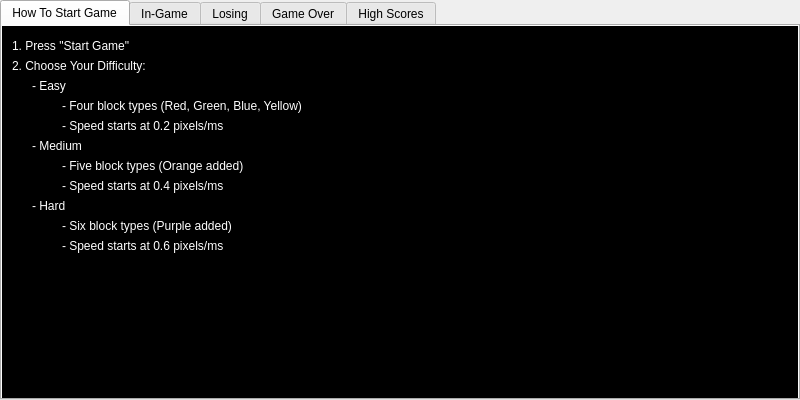
<?xml version="1.0" encoding="UTF-8"?>
<ui version="4.0">
 <class>HowToPlay</class>
 <widget class="QTabWidget" name="HowToPlay">
  <property name="geometry">
   <rect>
    <x>0</x>
    <y>0</y>
    <width>800</width>
    <height>400</height>
   </rect>
  </property>
  <property name="sizePolicy">
   <sizepolicy hsizetype="Expanding" vsizetype="Expanding">
    <horstretch>3</horstretch>
    <verstretch>4</verstretch>
   </sizepolicy>
  </property>
  <property name="windowTitle">
   <string>How To Play</string>
  </property>
  <property name="styleSheet">
   <string notr="true"/>
  </property>
  <property name="currentIndex">
   <number>0</number>
  </property>
  <widget class="QWidget" name="start_game_tab">
   <property name="styleSheet">
    <string notr="true">background-color: rgb(0, 0, 0);</string>
   </property>
   <attribute name="title">
    <string>How To Start Game</string>
   </attribute>
   <widget class="QLabel" name="instruction_1">
    <property name="geometry">
     <rect>
      <x>10</x>
      <y>10</y>
      <width>561</width>
      <height>20</height>
     </rect>
    </property>
    <property name="styleSheet">
     <string notr="true">color: rgb(255, 255, 255);
font: 8pt &quot;Press Start K&quot;;</string>
    </property>
    <property name="text">
     <string>1. Press &quot;Start Game&quot;</string>
    </property>
   </widget>
   <widget class="QLabel" name="instruction_2">
    <property name="geometry">
     <rect>
      <x>10</x>
      <y>30</y>
      <width>571</width>
      <height>20</height>
     </rect>
    </property>
    <property name="styleSheet">
     <string notr="true">color: rgb(255, 255, 255);
font: 8pt &quot;Press Start K&quot;;</string>
    </property>
    <property name="text">
     <string>2. Choose Your Difficulty:</string>
    </property>
   </widget>
   <widget class="QLabel" name="easy_instruction1">
    <property name="geometry">
     <rect>
      <x>30</x>
      <y>50</y>
      <width>551</width>
      <height>20</height>
     </rect>
    </property>
    <property name="styleSheet">
     <string notr="true">color: rgb(255, 255, 255);
font: 8pt &quot;Press Start K&quot;;</string>
    </property>
    <property name="text">
     <string>- Easy</string>
    </property>
   </widget>
   <widget class="QLabel" name="easy_instruction_2">
    <property name="geometry">
     <rect>
      <x>60</x>
      <y>70</y>
      <width>521</width>
      <height>20</height>
     </rect>
    </property>
    <property name="styleSheet">
     <string notr="true">color: rgb(255, 255, 255);
font: 8pt &quot;Press Start K&quot;;</string>
    </property>
    <property name="text">
     <string>- Four block types (Red, Green, Blue, Yellow)</string>
    </property>
   </widget>
   <widget class="QLabel" name="easy_instruction_3">
    <property name="geometry">
     <rect>
      <x>60</x>
      <y>90</y>
      <width>521</width>
      <height>20</height>
     </rect>
    </property>
    <property name="styleSheet">
     <string notr="true">color: rgb(255, 255, 255);
font: 8pt &quot;Press Start K&quot;;</string>
    </property>
    <property name="text">
     <string>- Speed starts at 0.2 pixels/ms</string>
    </property>
   </widget>
   <widget class="QLabel" name="medium_instruction_3">
    <property name="geometry">
     <rect>
      <x>60</x>
      <y>150</y>
      <width>531</width>
      <height>20</height>
     </rect>
    </property>
    <property name="styleSheet">
     <string notr="true">color: rgb(255, 255, 255);
font: 8pt &quot;Press Start K&quot;;</string>
    </property>
    <property name="text">
     <string>- Speed starts at 0.4 pixels/ms</string>
    </property>
   </widget>
   <widget class="QLabel" name="medium_instruction_2">
    <property name="geometry">
     <rect>
      <x>60</x>
      <y>130</y>
      <width>531</width>
      <height>20</height>
     </rect>
    </property>
    <property name="styleSheet">
     <string notr="true">color: rgb(255, 255, 255);
font: 8pt &quot;Press Start K&quot;;</string>
    </property>
    <property name="text">
     <string>- Five block types (Orange added)</string>
    </property>
   </widget>
   <widget class="QLabel" name="medium_instruction_1">
    <property name="geometry">
     <rect>
      <x>30</x>
      <y>110</y>
      <width>561</width>
      <height>20</height>
     </rect>
    </property>
    <property name="styleSheet">
     <string notr="true">color: rgb(255, 255, 255);
font: 8pt &quot;Press Start K&quot;;</string>
    </property>
    <property name="text">
     <string>- Medium</string>
    </property>
   </widget>
   <widget class="QLabel" name="medium_instruction_4">
    <property name="geometry">
     <rect>
      <x>60</x>
      <y>210</y>
      <width>531</width>
      <height>20</height>
     </rect>
    </property>
    <property name="styleSheet">
     <string notr="true">color: rgb(255, 255, 255);
font: 8pt &quot;Press Start K&quot;;</string>
    </property>
    <property name="text">
     <string>- Speed starts at 0.6 pixels/ms</string>
    </property>
   </widget>
   <widget class="QLabel" name="medium_instruction_5">
    <property name="geometry">
     <rect>
      <x>30</x>
      <y>170</y>
      <width>561</width>
      <height>20</height>
     </rect>
    </property>
    <property name="styleSheet">
     <string notr="true">color: rgb(255, 255, 255);
font: 8pt &quot;Press Start K&quot;;</string>
    </property>
    <property name="text">
     <string>- Hard</string>
    </property>
   </widget>
   <widget class="QLabel" name="medium_instruction_6">
    <property name="geometry">
     <rect>
      <x>60</x>
      <y>190</y>
      <width>531</width>
      <height>20</height>
     </rect>
    </property>
    <property name="styleSheet">
     <string notr="true">color: rgb(255, 255, 255);
font: 8pt &quot;Press Start K&quot;;</string>
    </property>
    <property name="text">
     <string>- Six block types (Purple added)</string>
    </property>
   </widget>
   <widget class="QLabel" name="blocks_label">
    <property name="geometry">
     <rect>
      <x>430</x>
      <y>240</y>
      <width>171</width>
      <height>41</height>
     </rect>
    </property>
    <property name="text">
     <string/>
    </property>
    <property name="pixmap">
     <pixmap resource="gameresources.qrc">:/blocks/_pieces.png</pixmap>
    </property>
    <property name="scaledContents">
     <bool>false</bool>
    </property>
   </widget>
  </widget>
  <widget class="QWidget" name="in_game_tab">
   <property name="styleSheet">
    <string notr="true">background-color: rgb(0, 0, 0);</string>
   </property>
   <attribute name="title">
    <string>In-Game</string>
   </attribute>
   <widget class="QLabel" name="label">
    <property name="geometry">
     <rect>
      <x>580</x>
      <y>220</y>
      <width>200</width>
      <height>150</height>
     </rect>
    </property>
    <property name="text">
     <string/>
    </property>
    <property name="pixmap">
     <pixmap resource="gameresources.qrc">:/screenshots/ingame.png</pixmap>
    </property>
    <property name="scaledContents">
     <bool>true</bool>
    </property>
   </widget>
   <widget class="QLabel" name="instruction_3">
    <property name="geometry">
     <rect>
      <x>10</x>
      <y>50</y>
      <width>761</width>
      <height>20</height>
     </rect>
    </property>
    <property name="styleSheet">
     <string notr="true">color: rgb(255, 255, 255);
font: 8pt &quot;Press Start K&quot;;</string>
    </property>
    <property name="text">
     <string>- You can move the player cursor Up-Down-Left-Right w/ the arrow keys.</string>
    </property>
   </widget>
   <widget class="QLabel" name="instruction_4">
    <property name="geometry">
     <rect>
      <x>10</x>
      <y>70</y>
      <width>761</width>
      <height>20</height>
     </rect>
    </property>
    <property name="styleSheet">
     <string notr="true">color: rgb(255, 255, 255);
font: 8pt &quot;Press Start K&quot;;</string>
    </property>
    <property name="text">
     <string>- Swap two blocks by pressing spacebar.</string>
    </property>
   </widget>
   <widget class="QLabel" name="instruction_5">
    <property name="geometry">
     <rect>
      <x>10</x>
      <y>90</y>
      <width>761</width>
      <height>20</height>
     </rect>
    </property>
    <property name="styleSheet">
     <string notr="true">color: rgb(255, 255, 255);
font: 8pt &quot;Press Start K&quot;;</string>
    </property>
    <property name="text">
     <string>- Line up three or more blocks of the same type</string>
    </property>
   </widget>
   <widget class="QLabel" name="instruction_6">
    <property name="geometry">
     <rect>
      <x>10</x>
      <y>110</y>
      <width>761</width>
      <height>20</height>
     </rect>
    </property>
    <property name="styleSheet">
     <string notr="true">color: rgb(255, 255, 255);
font: 8pt &quot;Press Start K&quot;;</string>
    </property>
    <property name="text">
     <string>vertically or horizontally to create a match.</string>
    </property>
   </widget>
   <widget class="QLabel" name="instruction_7">
    <property name="geometry">
     <rect>
      <x>10</x>
      <y>130</y>
      <width>761</width>
      <height>20</height>
     </rect>
    </property>
    <property name="styleSheet">
     <string notr="true">color: rgb(255, 255, 255);
font: 8pt &quot;Press Start K&quot;;</string>
    </property>
    <property name="text">
     <string>- Each block in a match adds one point to score count.</string>
    </property>
   </widget>
   <widget class="QLabel" name="instruction_8">
    <property name="geometry">
     <rect>
      <x>10</x>
      <y>150</y>
      <width>761</width>
      <height>20</height>
     </rect>
    </property>
    <property name="styleSheet">
     <string notr="true">color: rgb(255, 255, 255);
font: 8pt &quot;Press Start K&quot;;</string>
    </property>
    <property name="text">
     <string>- If you manage to get both a vertical and horizontal match of </string>
    </property>
   </widget>
   <widget class="QLabel" name="instruction_9">
    <property name="geometry">
     <rect>
      <x>10</x>
      <y>170</y>
      <width>761</width>
      <height>20</height>
     </rect>
    </property>
    <property name="styleSheet">
     <string notr="true">color: rgb(255, 255, 255);
font: 8pt &quot;Press Start K&quot;;</string>
    </property>
    <property name="text">
     <string>the same type at the same time you attain a special match. </string>
    </property>
   </widget>
   <widget class="QLabel" name="instruction_10">
    <property name="geometry">
     <rect>
      <x>10</x>
      <y>190</y>
      <width>761</width>
      <height>20</height>
     </rect>
    </property>
    <property name="styleSheet">
     <string notr="true">color: rgb(255, 255, 255);
font: 8pt &quot;Press Start K&quot;;</string>
    </property>
    <property name="text">
     <string>- Each block in a special match is worth two points.</string>
    </property>
   </widget>
   <widget class="QLabel" name="instruction_11">
    <property name="geometry">
     <rect>
      <x>10</x>
      <y>30</y>
      <width>761</width>
      <height>20</height>
     </rect>
    </property>
    <property name="styleSheet">
     <string notr="true">color: rgb(255, 255, 255);
font: 8pt &quot;Press Start K&quot;;</string>
    </property>
    <property name="text">
     <string>- Once the game starts, stacks of blocks will move up the screen.</string>
    </property>
   </widget>
   <widget class="QLabel" name="instruction_12">
    <property name="geometry">
     <rect>
      <x>10</x>
      <y>10</y>
      <width>761</width>
      <height>20</height>
     </rect>
    </property>
    <property name="styleSheet">
     <string notr="true">color: rgb(255, 255, 255);
font: 8pt &quot;Press Start K&quot;;</string>
    </property>
    <property name="text">
     <string>- The game begins with a countdown starting from 5.</string>
    </property>
   </widget>
  </widget>
  <widget class="QWidget" name="losing_tab">
   <property name="styleSheet">
    <string notr="true">background-color: rgb(0, 0, 0);</string>
   </property>
   <attribute name="title">
    <string>Losing</string>
   </attribute>
   <widget class="QLabel" name="label_2">
    <property name="geometry">
     <rect>
      <x>10</x>
      <y>10</y>
      <width>781</width>
      <height>16</height>
     </rect>
    </property>
    <property name="styleSheet">
     <string notr="true">color: rgb(255, 255, 255);
font: 8pt &quot;Press Start K&quot;;</string>
    </property>
    <property name="text">
     <string>- You begin to lose the game when the tallest stack of blocks</string>
    </property>
   </widget>
   <widget class="QLabel" name="label_3">
    <property name="geometry">
     <rect>
      <x>10</x>
      <y>70</y>
      <width>781</width>
      <height>16</height>
     </rect>
    </property>
    <property name="styleSheet">
     <string notr="true">color: rgb(255, 255, 255);
font: 8pt &quot;Press Start K&quot;;</string>
    </property>
    <property name="text">
     <string>message stating you are losing and an alarm noise playing.</string>
    </property>
   </widget>
   <widget class="QLabel" name="label_4">
    <property name="geometry">
     <rect>
      <x>10</x>
      <y>110</y>
      <width>781</width>
      <height>16</height>
     </rect>
    </property>
    <property name="styleSheet">
     <string notr="true">color: rgb(255, 255, 255);
font: 8pt &quot;Press Start K&quot;;</string>
    </property>
    <property name="text">
     <string>enough blocks in order to make the topmost stack no longer touch the</string>
    </property>
   </widget>
   <widget class="QLabel" name="label_5">
    <property name="geometry">
     <rect>
      <x>10</x>
      <y>130</y>
      <width>781</width>
      <height>16</height>
     </rect>
    </property>
    <property name="styleSheet">
     <string notr="true">color: rgb(255, 255, 255);
font: 8pt &quot;Press Start K&quot;;</string>
    </property>
    <property name="text">
     <string>top of the game screen. Once you do this, you will no longer be losing,</string>
    </property>
   </widget>
   <widget class="QLabel" name="label_6">
    <property name="geometry">
     <rect>
      <x>10</x>
      <y>150</y>
      <width>781</width>
      <height>16</height>
     </rect>
    </property>
    <property name="styleSheet">
     <string notr="true">color: rgb(255, 255, 255);
font: 8pt &quot;Press Start K&quot;;</string>
    </property>
    <property name="text">
     <string>the countdown will disappear, and the noise will stop playing. </string>
    </property>
   </widget>
   <widget class="QLabel" name="label_7">
    <property name="geometry">
     <rect>
      <x>10</x>
      <y>170</y>
      <width>781</width>
      <height>16</height>
     </rect>
    </property>
    <property name="styleSheet">
     <string notr="true">color: rgb(255, 255, 255);
font: 8pt &quot;Press Start K&quot;;</string>
    </property>
    <property name="text">
     <string>- If the countdown finishes before you can swap and match enough blocks, </string>
    </property>
   </widget>
   <widget class="QLabel" name="label_8">
    <property name="geometry">
     <rect>
      <x>10</x>
      <y>210</y>
      <width>781</width>
      <height>16</height>
     </rect>
    </property>
    <property name="styleSheet">
     <string notr="true">color: rgb(255, 255, 255);
font: 8pt &quot;Press Start K&quot;;</string>
    </property>
    <property name="text">
     <string>the game over screen.</string>
    </property>
   </widget>
   <widget class="QLabel" name="label_9">
    <property name="geometry">
     <rect>
      <x>590</x>
      <y>220</y>
      <width>200</width>
      <height>150</height>
     </rect>
    </property>
    <property name="text">
     <string/>
    </property>
    <property name="pixmap">
     <pixmap resource="gameresources.qrc">:/screenshots/losing.png</pixmap>
    </property>
    <property name="scaledContents">
     <bool>true</bool>
    </property>
   </widget>
   <widget class="QLabel" name="label_10">
    <property name="geometry">
     <rect>
      <x>10</x>
      <y>190</y>
      <width>781</width>
      <height>16</height>
     </rect>
    </property>
    <property name="styleSheet">
     <string notr="true">color: rgb(255, 255, 255);
font: 8pt &quot;Press Start K&quot;;</string>
    </property>
    <property name="text">
     <string>you will lose the game and be taken to </string>
    </property>
   </widget>
   <widget class="QLabel" name="label_11">
    <property name="geometry">
     <rect>
      <x>10</x>
      <y>30</y>
      <width>781</width>
      <height>16</height>
     </rect>
    </property>
    <property name="styleSheet">
     <string notr="true">color: rgb(255, 255, 255);
font: 8pt &quot;Press Start K&quot;;</string>
    </property>
    <property name="text">
     <string>hits the top of the game screen.</string>
    </property>
   </widget>
   <widget class="QLabel" name="label_12">
    <property name="geometry">
     <rect>
      <x>10</x>
      <y>50</y>
      <width>781</width>
      <height>16</height>
     </rect>
    </property>
    <property name="styleSheet">
     <string notr="true">color: rgb(255, 255, 255);
font: 8pt &quot;Press Start K&quot;;</string>
    </property>
    <property name="text">
     <string>- A countdown clock of five seconds appears along with a </string>
    </property>
   </widget>
   <widget class="QLabel" name="label_13">
    <property name="geometry">
     <rect>
      <x>10</x>
      <y>90</y>
      <width>781</width>
      <height>16</height>
     </rect>
    </property>
    <property name="styleSheet">
     <string notr="true">color: rgb(255, 255, 255);
font: 8pt &quot;Press Start K&quot;;</string>
    </property>
    <property name="text">
     <string>- To get out of this losing state, you must swap and match </string>
    </property>
   </widget>
  </widget>
  <widget class="QWidget" name="gameOver_tab">
   <property name="styleSheet">
    <string notr="true">background-color: rgb(0, 0, 0);</string>
   </property>
   <attribute name="title">
    <string>Game Over</string>
   </attribute>
   <widget class="QLabel" name="label_14">
    <property name="geometry">
     <rect>
      <x>10</x>
      <y>20</y>
      <width>781</width>
      <height>16</height>
     </rect>
    </property>
    <property name="styleSheet">
     <string notr="true">color: rgb(255, 255, 255);
font: 8pt &quot;Press Start K&quot;;</string>
    </property>
    <property name="text">
     <string>- When you lose, you will be taken to the game over screen.</string>
    </property>
   </widget>
   <widget class="QLabel" name="label_15">
    <property name="geometry">
     <rect>
      <x>490</x>
      <y>150</y>
      <width>300</width>
      <height>225</height>
     </rect>
    </property>
    <property name="text">
     <string/>
    </property>
    <property name="pixmap">
     <pixmap resource="gameresources.qrc">:/screenshots/gameover.png</pixmap>
    </property>
    <property name="scaledContents">
     <bool>true</bool>
    </property>
   </widget>
   <widget class="QLabel" name="label_16">
    <property name="geometry">
     <rect>
      <x>10</x>
      <y>40</y>
      <width>781</width>
      <height>16</height>
     </rect>
    </property>
    <property name="styleSheet">
     <string notr="true">color: rgb(255, 255, 255);
font: 8pt &quot;Press Start K&quot;;</string>
    </property>
    <property name="text">
     <string>- Here you can either retry the game, check high scores, return to</string>
    </property>
   </widget>
   <widget class="QLabel" name="label_17">
    <property name="geometry">
     <rect>
      <x>10</x>
      <y>60</y>
      <width>781</width>
      <height>16</height>
     </rect>
    </property>
    <property name="styleSheet">
     <string notr="true">color: rgb(255, 255, 255);
font: 8pt &quot;Press Start K&quot;;</string>
    </property>
    <property name="text">
     <string> main menu, or exit the game</string>
    </property>
   </widget>
  </widget>
  <widget class="QWidget" name="highScores_tab">
   <property name="styleSheet">
    <string notr="true">background-color: rgb(0, 0, 0);</string>
   </property>
   <attribute name="title">
    <string>High Scores</string>
   </attribute>
   <widget class="QLabel" name="label_18">
    <property name="geometry">
     <rect>
      <x>490</x>
      <y>150</y>
      <width>300</width>
      <height>225</height>
     </rect>
    </property>
    <property name="text">
     <string/>
    </property>
    <property name="pixmap">
     <pixmap resource="gameresources.qrc">:/screenshots/highscores.png</pixmap>
    </property>
    <property name="scaledContents">
     <bool>true</bool>
    </property>
   </widget>
   <widget class="QLabel" name="label_19">
    <property name="geometry">
     <rect>
      <x>10</x>
      <y>50</y>
      <width>781</width>
      <height>16</height>
     </rect>
    </property>
    <property name="styleSheet">
     <string notr="true">color: rgb(255, 255, 255);
font: 8pt &quot;Press Start K&quot;;</string>
    </property>
    <property name="text">
     <string>- High scores are ordered in the following precedence:</string>
    </property>
   </widget>
   <widget class="QLabel" name="label_20">
    <property name="geometry">
     <rect>
      <x>30</x>
      <y>70</y>
      <width>781</width>
      <height>16</height>
     </rect>
    </property>
    <property name="styleSheet">
     <string notr="true">color: rgb(255, 255, 255);
font: 8pt &quot;Press Start K&quot;;</string>
    </property>
    <property name="text">
     <string>- First by hardest difficulty</string>
    </property>
   </widget>
   <widget class="QLabel" name="label_21">
    <property name="geometry">
     <rect>
      <x>30</x>
      <y>90</y>
      <width>781</width>
      <height>16</height>
     </rect>
    </property>
    <property name="styleSheet">
     <string notr="true">color: rgb(255, 255, 255);
font: 8pt &quot;Press Start K&quot;;</string>
    </property>
    <property name="text">
     <string>- Then by highest score</string>
    </property>
   </widget>
   <widget class="QLabel" name="label_22">
    <property name="geometry">
     <rect>
      <x>30</x>
      <y>110</y>
      <width>781</width>
      <height>16</height>
     </rect>
    </property>
    <property name="styleSheet">
     <string notr="true">color: rgb(255, 255, 255);
font: 8pt &quot;Press Start K&quot;;</string>
    </property>
    <property name="text">
     <string>- Followed by lowest time</string>
    </property>
   </widget>
   <widget class="QLabel" name="label_23">
    <property name="geometry">
     <rect>
      <x>30</x>
      <y>130</y>
      <width>781</width>
      <height>16</height>
     </rect>
    </property>
    <property name="styleSheet">
     <string notr="true">color: rgb(255, 255, 255);
font: 8pt &quot;Press Start K&quot;;</string>
    </property>
    <property name="text">
     <string>- And finally by highest speed</string>
    </property>
   </widget>
   <widget class="QLabel" name="label_24">
    <property name="geometry">
     <rect>
      <x>10</x>
      <y>10</y>
      <width>781</width>
      <height>16</height>
     </rect>
    </property>
    <property name="styleSheet">
     <string notr="true">color: rgb(255, 255, 255);
font: 8pt &quot;Press Start K&quot;;</string>
    </property>
    <property name="text">
     <string>- All scores are saved right after you lose a game.</string>
    </property>
   </widget>
   <widget class="QLabel" name="label_25">
    <property name="geometry">
     <rect>
      <x>10</x>
      <y>30</y>
      <width>781</width>
      <height>16</height>
     </rect>
    </property>
    <property name="styleSheet">
     <string notr="true">color: rgb(255, 255, 255);
font: 8pt &quot;Press Start K&quot;;</string>
    </property>
    <property name="text">
     <string>- Your top 10 Highest Scores are shown in the High Scores page.</string>
    </property>
   </widget>
  </widget>
 </widget>
 <resources>
  <include location="gameresources.qrc"/>
 </resources>
 <connections/>
</ui>
